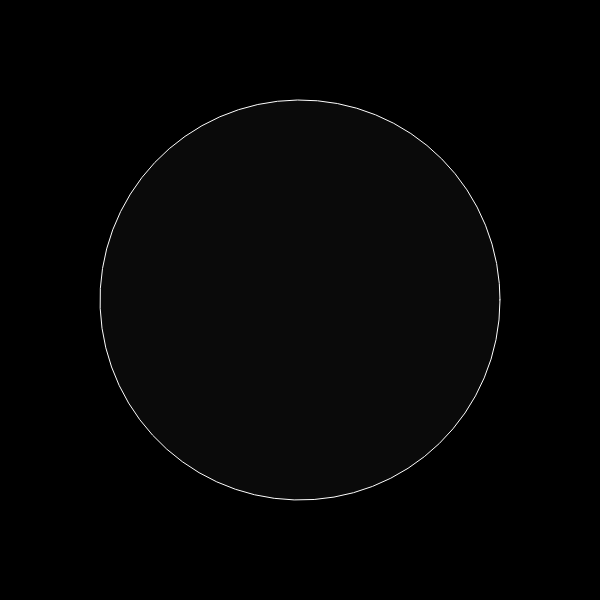
Frame 1 (no input)
Frame 60 (no input): identical to frame 1, image omitted
Frame 120 (the mouse pressed at the canvas centre since frame 60): identical to frame 1, image omitted

The p5.js sketch that drew this single still picture (run headless with seeded random() and noise() and a simulated clock; from frame 60 on, the mouse is pressed at the canvas centre):

// p5.js sketch
// ── sketch.js
let xoff = 0;

function setup() {
    createCanvas(600, 600);
}

function draw() {
    background(0);
    translate(width / 2, height/2);
    //noFill();
    fill(255, 10);
    //noStroke();
    stroke(255);
    beginShape();
        for (var a = 0; a < TWO_PI; a += 0.1) {
            let fc = frameCount * 0.01;
            //let r = 200;
            //let r = sin(a) * 250;
            //let r = random (-5,5);
            xoff = xoff + 0.0005;
            let r = 200;
            let x = r * cos(a);
            let y = r * sin(a);
//            let x = r * cos(a * noise(xoff));
//            let y = r * sin(a * noise(xoff));
            vertex(x, y);
            //ellipse(x, y, 4 , 4);
        }
    endShape(CLOSE);
}
